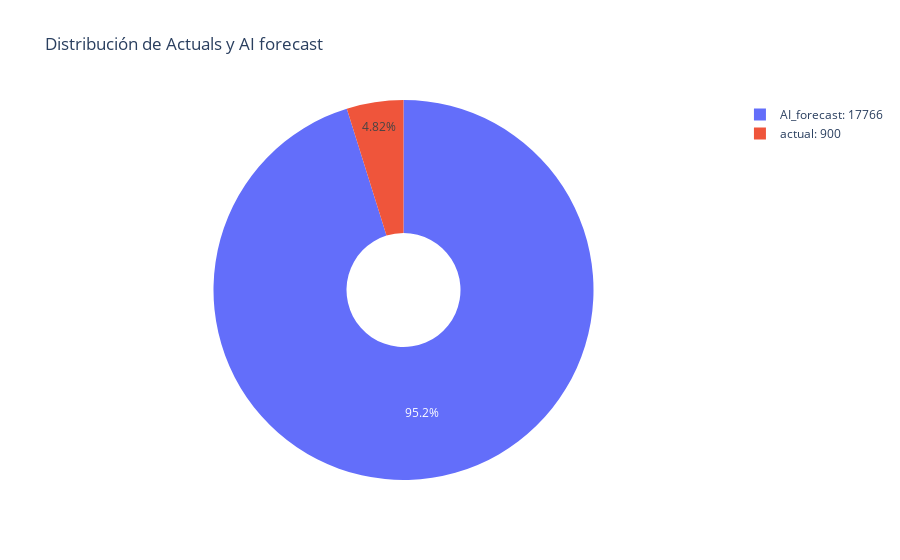

Source (notebook cell):
### Markdown cell above
### 1.1 Nº de actuals, Nº de forecast

### Code cell
conteo_scenarios = df['SCENARIO'].value_counts()
# Crear etiquetas personalizadas para mostrar el nombre y el número total
labels = [f'{scenario}: {count}' for scenario, count in zip(conteo_scenarios.index, conteo_scenarios.values)]

# Crear el gráfico de tarta con plotly.express
fig = px.pie(values=conteo_scenarios.values, 
             names=labels, 
             title="Distribución de Actuals y AI forecast",
             hole=0.3)  # 'hole=0.3' crea un gráfico tipo 'donut'

# Mostrar el gráfico
fig.show()

### Figure 1 — Plotly figure (JSON) as saved in the notebook; plotly's stock layout.template omitted (floating-point values rounded to 4 significant figures)
{"data": [{"domain": {"x": [0, 1], "y": [0, 1]}, "hole": 0.3, "hovertemplate": "label=%{label}<br>value=%{value}<extra></extra>", "labels": ["AI_forecast: 17766", "actual: 900"], "legendgroup": "", "name": "", "showlegend": true, "type": "pie", "values": [17766, 900]}], "layout": {"legend": {"tracegroupgap": 0}, "title": {"text": "Distribución de Actuals y AI forecast"}}}
